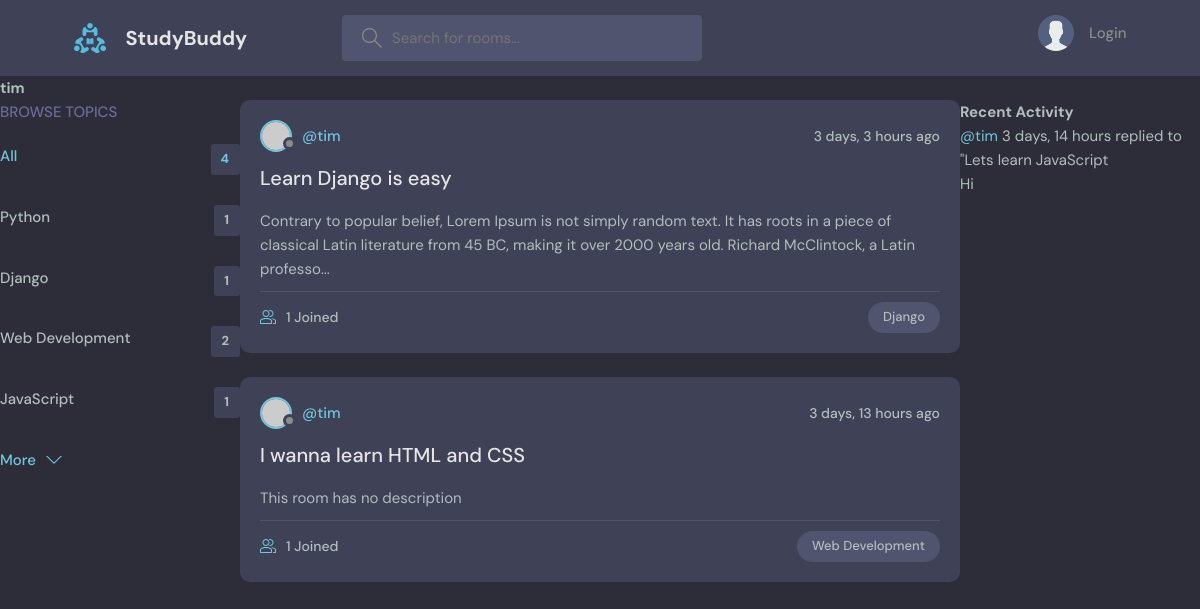
The app's page /profile/2/ with its own data.
### base/models.py (models this page shows, shortened)
class Topic(models.Model):
    name = models.CharField(max_length=200)

class Room(models.Model):
    host = models.ForeignKey(User, on_delete=models.SET_NULL, null=True)
    topic = models.ForeignKey(Topic, on_delete=models.SET_NULL, null=True)
    name = models.CharField(max_length=200)
    description = models.TextField(null=True, blank=True)
    participants = models.ManyToManyField(User, related_name='participants', blank=True)
    updated = models.DateTimeField(auto_now=True)
    created = models.DateTimeField(auto_now_add=True)
    class Meta:
        ordering = ['-updated', '-created']
    def short_description(self):
        return self.description[:200] if self.description else ''
    def __str__(self):
        return self.name

class Message(models.Model):
    user = models.ForeignKey(User, on_delete=models.CASCADE)
    room = models.ForeignKey(Room, on_delete=models.CASCADE)
    body = models.TextField()
    updated = models.DateTimeField(auto_now=True)
    created = models.DateTimeField(auto_now_add=True)
    class Meta:
        ordering = ['-updated', '-created']
    def __str__(self):
        return self.body[0:50]

### base/views.py (the view)
# urls.py: path('profile/<str:pk>/', views.userProfile, name="user-profile"),
def userProfile(request, pk):
    user = User.objects.get(id=pk)
    rooms = user.room_set.all()
    room_messages = user.message_set.all()
    topics = Topic.objects.all()
    context = {'user': user, 'rooms': rooms, 'room_messages': room_messages, 'topics': topics}
    return render(request, 'base/profile.html', context)

### base/templates/base/profile.html (shortened to what this page needs)
{% extends "main.html" %}
{% block content %}
<h1>{{user.username}}</h1>
<div class="profile-container">
    <div>
        {% include 'base/topic_component.html' %}
    </div>
    <div>
        {% include 'base/feed_component.html' %}
    </div>
    <div>
        {% include 'base/activity_component.html' %}
    </div>
</div>
{% endblock content %}

### base/templates/base/topic_component.html (shortened to what this page needs)
<div class="topics">
<div class="topics__header">
    <h2>Browse Topics</h2>
</div>
<ul class="topics__list">
    <li>
    <a href="{% url 'home' %}" class="active">All <span>{{topics.count}}</span></a>
    </li>
    {% for topic in topics %}
    <li>
    <a href="{% url 'home' %}?q={{topic.name}}">{{topic.name}} <span>{{topic.room_set.all.count}}</span></a>
    </li>
    {% endfor %}
</ul>
<a class="btn btn--link" href="topics.html">
    More
    <svg version="1.1" xmlns="http://www.w3.org/2000/svg" width="32" height="32" viewBox="0 0 32 32">
    <title>chevron-down</title>
    <path d="M16 21l-13-13h-3l16 16 16-16h-3l-13 13z"></path>
    </svg>
</a>
</div>

### base/templates/base/feed_component.html (shortened to what this page needs)
{% for room in rooms %}
<div class="roomListRoom">
    <div class="roomListRoom__header">
        <a href="{% url 'user-profile' room.host.id %}" class="roomListRoom__author">
        <div class="avatar avatar--small">
            <img src="https://randomuser.me/api/portraits/women/11.jpg" />
        </div>
        <span>@{{room.host.username}}</span>
        </a>
        <div class="roomListRoom__actions">
        <span>{{room.created|timesince}} ago</span>
        </div>
    </div>
    <div class="roomListRoom__content">
        <a href="{% url 'room' room.id %}">{{room.name}}</a>
        {% if room.short_description %}
            <p>{{room.short_description}}...</p>
        {% else %}
            <p>This room has no description</p>
        {% endif %}
    </div>
    <div class="roomListRoom__meta">
        <a href="{% url 'room' room.id %}" class="roomListRoom__joined">
        {{room.participants.all.count}} Joined
        </a>
        <p class="roomListRoom__topic">{{room.topic.name}}</p>
    </div>
</div>
{% endfor %}

### base/templates/base/activity_component.html
<h3>Recent Activity</h3>
{% for message in room_messages %}
<div>
    <small><a href="{% url 'user-profile' message.user.id %}">@{{message.user}}</a>
        {{message.created|timesince}}</small>
    <small>replied to "{{message.room}}</small>
    <p>{{message}}</p>
</div>
{% endfor %}

### static/styles/style.css (style rules this page uses)
:root { --color-main: #71c6dd; --color-main-light: #e1f6fb; --color-dark: #3f4156; --color-dark-medium: #51546e; --color-dark-light: #696d97; --color-light: #e5e5e5; --color-gray: #8b8b8b; --color-light-gray: #b2bdbd; --color-bg: #2d2d39; --color-success: #5dd693; --color-error: #fc4b0b; }
* { font-family: "DM Sans", -apple-system, BlinkMacSystemFont, "Segoe UI", Roboto, Oxygen, Ubuntu, Cantarell, "Open Sans", "Helvetica Neue", sans-serif; margin: 0; padding: 0; box-sizing: border-box; text-rendering: optimizeLegibility; font-size: inherit; }
html { font-size: 56.25%; }
@media only screen and (min-width: 1200px) { html { font-size: 62.5%; } }
body { line-height: 1.6; font-weight: 400; font-size: 1.5rem; color: var(--color-light-gray); background-color: var(--color-bg); min-height: 100vh; }
img { width: 100%; }
a { display: inline-block; color: var(--color-main); text-decoration: none; }
.btn { background-color: transparent; border: none; display: inline-flex; align-items: center; gap: 1rem; cursor: pointer; transition: all ease-in-out 0.3s; padding: 1rem 2rem; border-radius: 5px; box-shadow: 1px 1px 3px 1px rgba(0, 0, 0, 0.15); font-weight: 500; }
.btn--link { border-radius: 0; padding: 0; color: var(--color-main); box-shadow: none; }
.btn > svg { fill: currentColor; width: 1.6rem; height: 1.6rem; }
.avatar { position: relative; display: inline-block; border-radius: 50%; border: 2px solid var(--color-main); }
.avatar img { display: block; border-radius: 50%; object-fit: cover; object-position: center; }
.avatar::after { content: ""; display: block; position: absolute; background-color: var(--color-gray); z-index: 111; border-radius: 50%; border: 0.3rem solid var(--color-dark); }
.avatar.avatar--small img { width: 2.8rem; height: 2.8rem; }
.avatar.avatar--small:after { width: 0.7rem; height: 0.7rem; bottom: 0px; right: -6px; }
.topics__header { margin-bottom: 2rem; }
.topics__header h2 { text-transform: uppercase; font-weight: 500; color: var(--color-dark-light); }
.topics__list { list-style: none; }
.topics__list li a { display: flex; justify-content: space-between; margin-bottom: 3rem; font-weight: 500; color: var(--color-light-gray); transition: all 0.3s ease-in-out; }
.topics__list li a.active, .topics__list li a:hover { color: var(--color-main); }
.topics__list li a span { padding: 0.5rem 1rem; background-color: var(--color-dark); border-radius: 3px; font-size: 1.3rem; font-weight: 700; letter-spacing: 1px; }
.roomListRoom { margin-bottom: 2.4rem; background-color: var(--color-dark); border-radius: 1rem; padding: 2rem; }
.roomListRoom__header { display: flex; justify-content: space-between; align-items: center; }
.roomListRoom__author { font-weight: 500; display: flex; align-items: center; gap: 1rem; }
.roomListRoom__actions { display: flex; align-items: flex-start; gap: 1rem; position: relative; }
.roomListRoom__actions span { font-size: 1.4rem; font-weight: 500; }
.roomListRoom__content { margin: 1rem 0; }
.roomListRoom__content a { font-size: 2rem; font-weight: 500; margin-bottom: 1.5rem; color: var(--color-light); transition: all 0.3s ease-in-out; }
.roomListRoom__meta { border-top: 1px solid var(--color-dark-medium); padding-top: 1rem; display: flex; align-items: center; justify-content: space-between; }
.roomListRoom__joined { color: var(--color-light-gray); display: flex; align-items: center; gap: 1rem; font-size: 1.4rem; font-weight: 500; }
.roomListRoom__joined svg { fill: var(--color-main); width: 1.6rem; height: 1.6rem; }
.roomListRoom__topic { padding: 5px 1.5rem; background-color: var(--color-dark-medium); border-radius: 5rem; font-weight: 500; font-size: 1.3rem; }

### base/templates/base/profile.html (style rules this page uses)
.profile-container { display: grid; grid-template-columns: 1fr 3fr 1fr; }

### records on screen
Topic: name "Python", room_set.all.count "1"
Topic: name "Django", room_set.all.count "1"
Topic: name "Web Development", room_set.all.count "2"
Topic: name "JavaScript", room_set.all.count "1"
Room: host.username "tim", created "3 days, 3 hours", name "Learn Django is easy", short_description "Contrary to popular belief, Lorem Ipsum is not simply random text. It has roots in a piece of classical Latin literature from 45 BC, making it over 2000 years old. Richard McClintock, a Latin professo", participants.all.count "1", topic.name "Django"
Room: host.username "tim", created "3 days, 13 hours", name "I wanna learn HTML and CSS", description "This room has no description", participants.all.count "1", topic.name "Web Development"
Message: user "tim", created "3 days, 14 hours", room "Lets learn JavaScript", body "Hi"

### other values on screen
{{ user.username }} "tim"
{{ topics.count }} "4"
